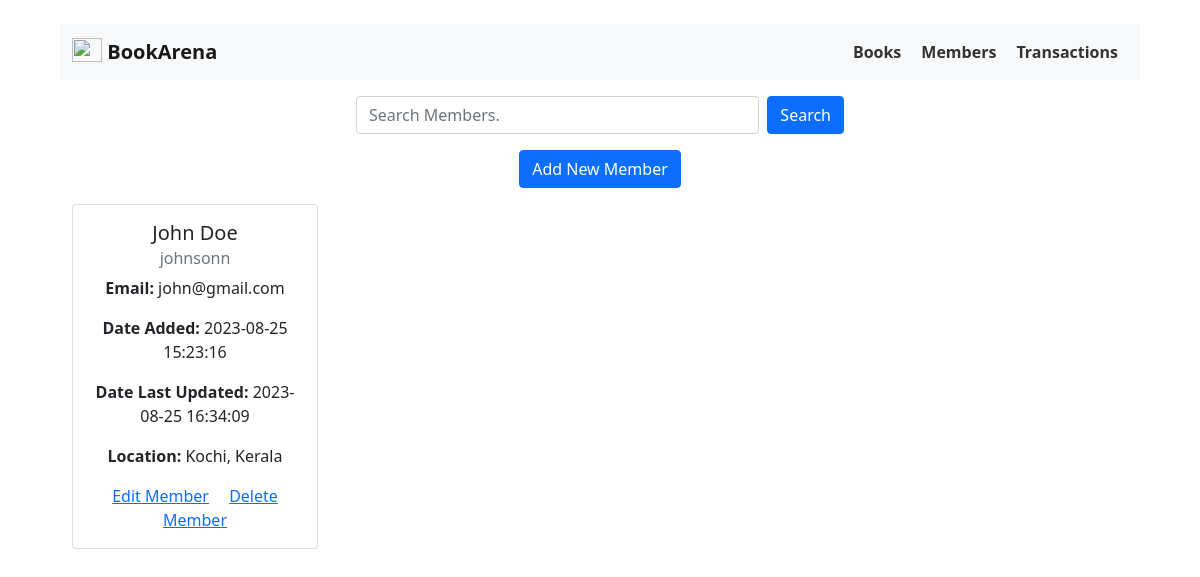
The app's page /members, older data.
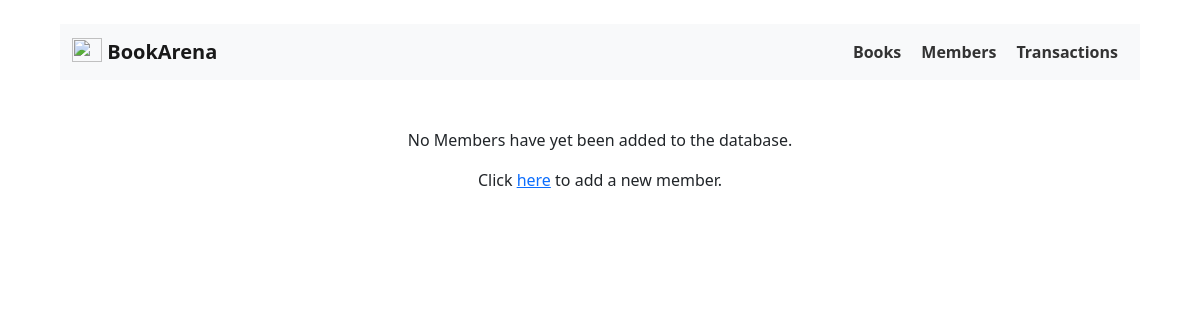
The same page, newer data.
### app/model/Member.py (models this page shows)
class Member(db.Model):
    id = db.Column(db.Integer, primary_key=True)
    username = db.Column(db.String, unique=True, nullable=False)
    first_name = db.Column(db.String(30), nullable=False)
    last_name = db.Column(db.String(30), nullable=False)
    email = db.Column(db.String)
    location = db.Column(db.String)
    date_added = db.Column(db.DateTime, default=datetime.utcnow())
    date_updated = db.Column(db.DateTime, default=datetime.utcnow())

### app/routes/member_routes.py (the view)
@app.route("/members")
def members():
    members = Member.query.order_by(Member.date_added).all()
    print(members)
    return render_template("members.html", members=members)

### app/templates/members.html
{% extends 'base.html' %} {% block body %}
<div class="container">
    {% if members | length < 1 %} <div class="mt-5">
        <p>No Members have yet been added to the database.</p>
        <p>Click <a href="/members/add">here</a> to add a new member.</p>
</div>
{% else %}
<div class="row justify-content-center m-3">
    <div class="col-12 col-md-6">
        <form action="/members/search/" method="post" class="d-flex">
            <input type="text" name="query" class="form-control me-2" placeholder="Search Members." />
            <button type="submit" class="btn btn-primary">Search</button>
        </form>
    </div>
</div>
<div class="m-3">
    <a href="/members/add" class="btn btn-primary">Add New Member</a>
</div>
<div class="row">
    {% for member in members %}
    <div class="col-lg-3 col-md-4 col-sm-6 mb-4">
        <div class="card">
            <div class="card-body">
                <h5 class="card-title">{{member.first_name}} {{member.last_name}}</h5>
                <h6 class="card-subtitle mb-2 text-muted">{{member.username}}</h6>
                <p class="card-text"><b>Email:</b> {{member.email}}</p>
                <p class="card-text">
                    <b>Date Added:</b> {{ member.date_added.strftime('%Y-%m-%d
                    %H:%M:%S') }}
                </p>
                <p class="card-text">
                    <b>Date Last Updated:</b> {{ member.date_updated.strftime('%Y-%m-%d
                    %H:%M:%S') }}
                </p>
                <p class="card-text"><b>Location:</b> {{member.location}}</p>
                <a href="/members/edit/{{member.id}}" class="card-link">Edit Member</a>
                <a href="/members/delete/{{member.id}}" class="card-link">Delete Member</a>
            </div>
        </div>
    </div>
    {% endfor %}
</div>
{% endif %}
</div>
{% endblock %}

### app/templates/base.html (shortened to what this page needs)
<!DOCTYPE html>
<html lang="en">
<head>
  <link rel="stylesheet" href="{{ url_for('static', filename='css/bootstrap.min.css') }}">
  <link rel="stylesheet" href="{{ url_for('static', filename='css/main.css') }}">
</head>
<body>
  <nav class="navbar navbar-light bg-light">
    <div class="container-fluid">
      <a class="navbar-brand" href="/">
        <img src="{{ url_for('static', filename='images/magicBook.jpg') }}" alt="" width="30" height="24"
          class="d-inline-block align-text-top">
        BookArena
      </a>
      <ul>
        <li>
          <a href="/books">Books</a>
        </li>
        <li>
          <a href="/members">Members</a>
        </li>
        <li>
          <a href="/transactions">Transactions</a>
        </li>
      </ul>
    </div>
  </nav>
  {% block body %} {% endblock %}
</body>
</html>

### app/static/css/main.css (style rules this page uses)
* { margin: 0; padding: 0; }
body { text-align: center; padding: 2% 5%; }
nav ul { list-style: none; margin: 0; padding: 0; display: flex; justify-content: center; }
nav li { margin: 0 10px; }
nav a { text-decoration: none; color: #333; font-weight: bold; font-size: 16px; }

Row changes from the older to the newer data that the page shows:
removed Member: first_name "John", last_name "Doe", username "johnsonn", email "john@gmail.com", date_added "2023-08-25 15:23:16", date_updated "2023-08-25 16:34:09", location "Kochi, Kerala"
Text that changed along with them:
text no longer shown: "Search Add New Member"
text now shown: "No Members have yet been added to the database. Click here to add a new member."
